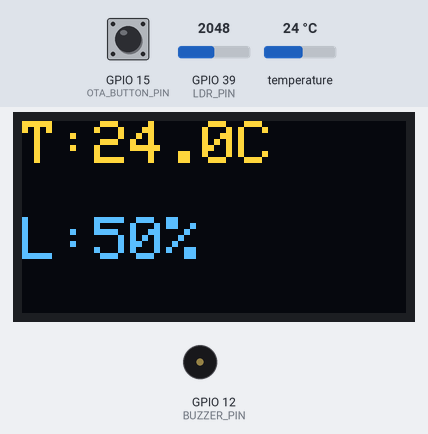
A sketch run on a simulated ESP32. Parts: 128×64 one-colour display, buzzer (waves = sounding, pin HIGH). Inputs (shaded band) come from the test bench; at power-on: temperature 24 °C, GPIO 39 (LDR_PIN) = 2048, GPIO 15 (OTA_BUTTON_PIN) HIGH. The OLED is the two-colour kind (top 16 rows yellow); WiFi joins after 1.5 s; servers stay silent unless stated; what the sketch prints to the serial monitor is not drawn.

Above: at 3.6 s.
3.7 s: temperature set to 12 °C
At 4.8 s:
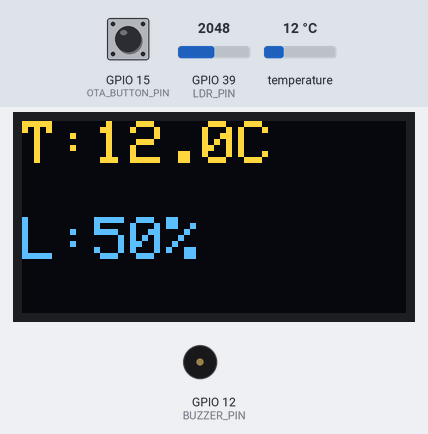
5.4 s: GPIO 39 (LDR_PIN) set to 2866
At 6.8 s:
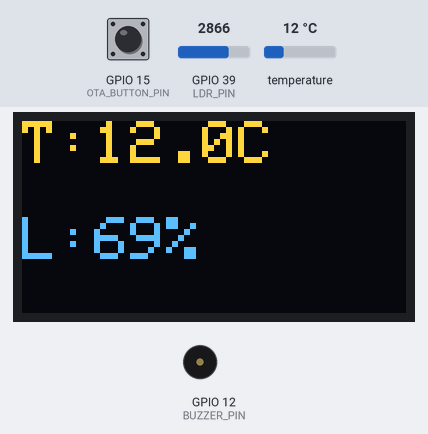
7.1 s: temperature set to 19 °C
At 8.3 s:
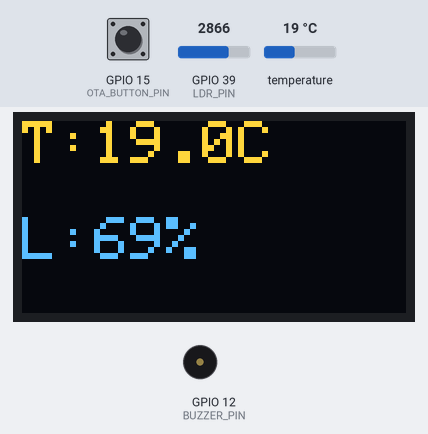
8.6 s: GPIO 39 (LDR_PIN) set to 3603
At 9.1 s:
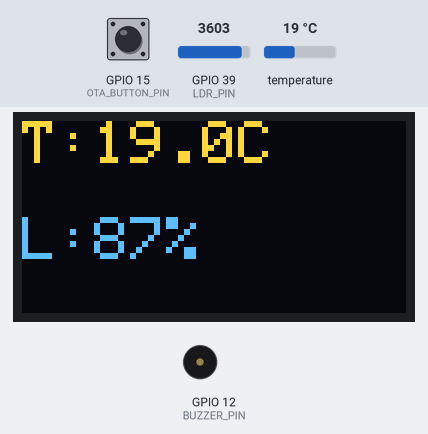
10.3 s: temperature set to 28 °C
At 11.2 s:
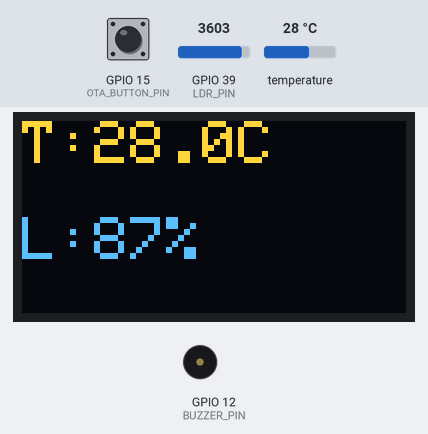
12.0 s: GPIO 39 (LDR_PIN) set to 4095
At 12.6 s:
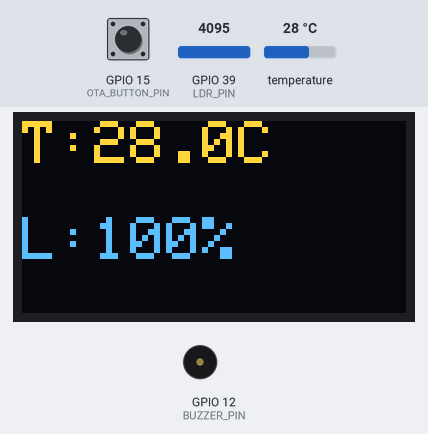
Timing chart, 0 to 14.5 s (numbered marks = the images above; inputs shaded):
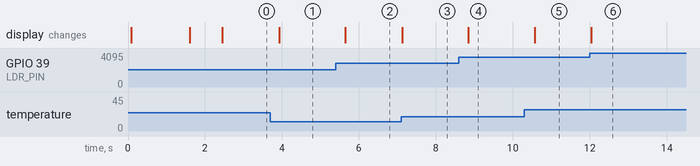

Measured:
- after the input at 3.7 s, the display: changes after 0.23 s (image 1)
- after the input at 5.4 s, the display: changes after 0.25 s (image 2)
- after the input at 7.1 s, the display: changes at once (image 3)
- after the input at 8.6 s, the display: changes after 0.25 s (image 4)
- after the input at 10.3 s, the display: changes after 0.27 s (image 5)
- after the input at 12.0 s, the display: changes at once (image 6)

The sketch:

automatic.ino
```cpp
#include <WiFi.h>
#include <HTTPClient.h>
#include <Update.h>

#include <Wire.h>
#include <Adafruit_GFX.h>
#include <Adafruit_SSD1306.h>
#include <Adafruit_HTU21DF.h>

#define FW_VERSION "202505051500"

// ─── Hardware ──────────────────────────────
#define SCREEN_WIDTH     128
#define SCREEN_HEIGHT     64
#define OLED_RESET        -1

#define LDR_PIN           39
#define OTA_BUTTON_PIN    15
#define BUZZER_BUTTON_PIN 0
#define BUZZER_PIN        12
// ───────────────────────────────────────────

// Wi‑Fi & OTA
const char* ssid = "PoloTics";
const char* password = "P4L4T3cs";
const char* FIRMWARE_URL =
  "https://raw.githubusercontent.com/levy1107/kitmaker-firmware/main/firmware/latest.bin";

Adafruit_SSD1306 display(SCREEN_WIDTH, SCREEN_HEIGHT, &Wire, OLED_RESET);
Adafruit_HTU21DF htu;

// ─── Utils ──────────────────────────────
void show(const char* l1, const char* l2=nullptr,uint8_t s=2){
  display.clearDisplay(); display.setTextSize(s); display.setTextColor(SSD1306_WHITE);
  int y=(SCREEN_HEIGHT-8*s*(l2?2:1))/2;
  display.setCursor(0,y);  display.print(l1);
  if(l2){ display.setCursor(0,y+8*s); display.print(l2); }
  display.display();
}
// ───────────────────────────────────────

void setup() {
  Serial.begin(115200);
  Serial.println(F("FW " FW_VERSION));

  pinMode(OTA_BUTTON_PIN,    INPUT_PULLUP);
  pinMode(BUZZER_BUTTON_PIN, INPUT_PULLUP);

  // buzzer PWM 2 kHz canal 0
  ledcSetup(0, 2000, 8);
  ledcAttachPin(BUZZER_PIN, 0);

  Wire.begin();
  display.begin(SSD1306_SWITCHCAPVCC,0x3C);
  show("Boot…");

  if(!htu.begin()){ show("HTU21D ERR"); while(1); }

  // Wi‑Fi
  WiFi.begin(ssid,password);
  show("Wi‑Fi","conectando");
  while(WiFi.status()!=WL_CONNECTED){delay(500);}

  show("Wi‑Fi OK",WiFi.localIP().toString().c_str());
  delay(800);
}

void loop() {
  /* ── Buzzer 5 s tras pulsar GPIO0 ── */
  static bool buzz=false; static unsigned long tBuzz=0;
  if(digitalRead(BUZZER_BUTTON_PIN)==LOW && !buzz){
    buzz=true; tBuzz=millis();
    ledcWrite(0,128);             // 50 % duty, suena
  }
  if(buzz && millis()-tBuzz>=5000){
    ledcWrite(0,0); buzz=false;   // detener sonido
  }

  /* ── Sensores ── */
  float t=htu.readTemperature();
  int ldr=analogRead(LDR_PIN);
  int ldrPct=map(ldr,0,4095,0,100);

  display.clearDisplay();
  display.setTextSize(2);
  display.setCursor(0,0);  display.printf("T:%.1fC",t);
  display.setCursor(0,32); display.printf("L:%d%%",ldrPct);
  display.display();

  /* ── OTA botón 15 ── */
  static bool check=false; static unsigned long tStart=0;
  if(digitalRead(OTA_BUTTON_PIN)==LOW){
    if(!check){ check=true;tStart=millis();}
    else if(millis()-tStart>=5000){
      show("OTA","buscando");
      HTTPClient http;
      http.setFollowRedirects(HTTPC_FORCE_FOLLOW_REDIRECTS);
      http.begin(FIRMWARE_URL);
      int c=http.GET(); Serial.printf("HTTP %d\n",c);
      if(c==HTTP_CODE_OK){
        int len=http.getSize();
        if(len>0 && Update.begin(len)){
          WiFiClient *s=http.getStreamPtr();
          size_t w=Update.writeStream(*s);
          if(w==len && Update.end()){
            show("OTA OK","Reboot"); delay(800); ESP.restart();
          }
        }
      } else show("Sin","update");
      http.end(); check=false;
    }
  }else check=false;

  delay(200);
}
```
